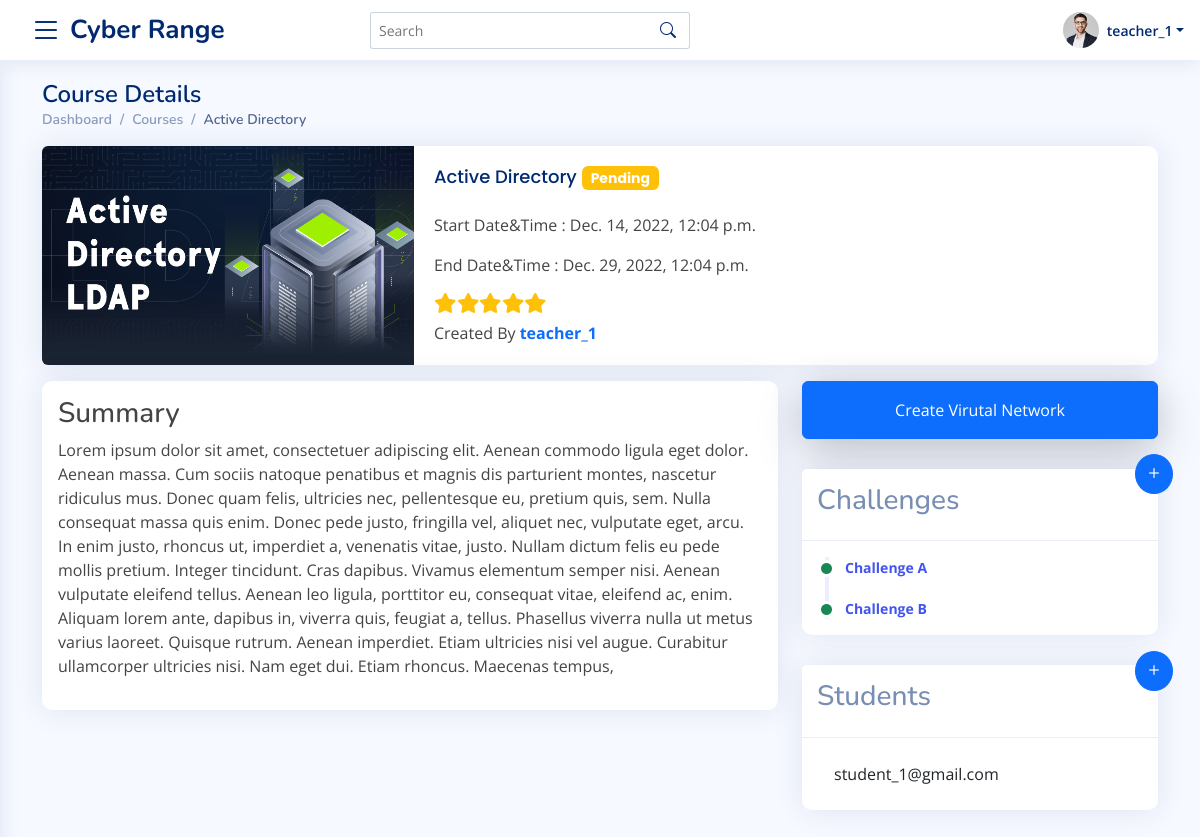
/instructor/courses/12/details (signed in), run on an earlier commit of the app's database.
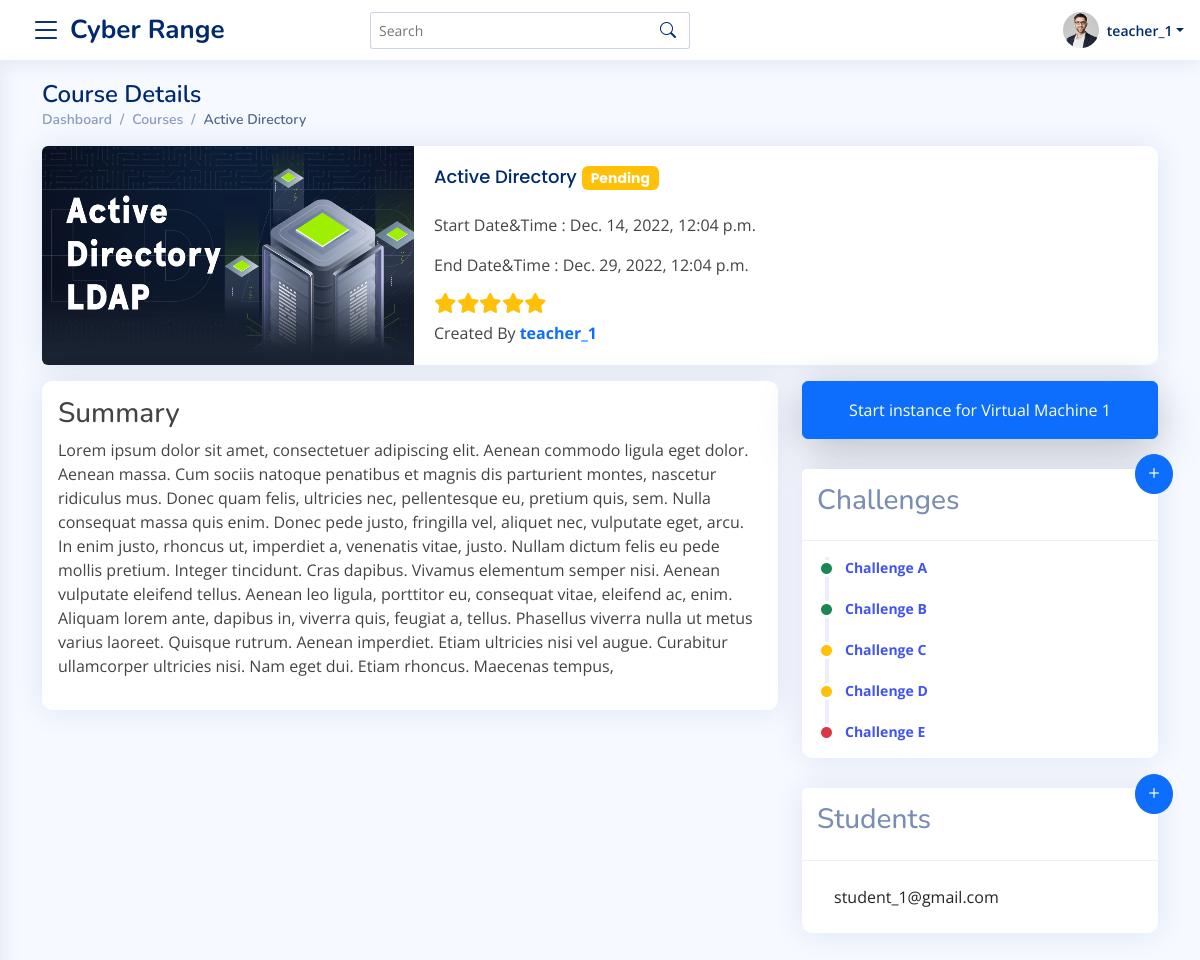
And on a later commit of the database.
### master_app/models.py (models this page shows, shortened)
class CourseChallenge(models.Model):
    course = models.ForeignKey(Course, on_delete=models.CASCADE)
    title = models.CharField(max_length=200)
    description = RichTextField()
    levels = models.CharField(max_length=1, default="1", choices=CHALLENGE_LEVELS)
    def get_difficulty_level(self):
        try:
            return CHALLENGE_LEVELS_TEXT[self.levels]
        except:
            return None

class AssignedStudents(models.Model):
    course = models.ForeignKey(Course, on_delete=models.CASCADE)
    student = models.ForeignKey(User, on_delete=models.CASCADE)
    created_timestamp = models.DateTimeField( auto_now_add=True)
    class Meta:
        unique_together = ('course', 'student')

class Course(models.Model):
    instructor = models.ForeignKey(User, on_delete=models.CASCADE)
    name = models.CharField(max_length=100)
    start_time = models.DateTimeField(auto_now_add=False, default=timezone.now)
    end_time = models.DateTimeField(auto_now_add=False, default=timezone.now)
    created_timestamp = models.DateTimeField( auto_now_add=True )
    description = RichTextField()
    is_approved = models.CharField(max_length=10, choices=APPROVED_CHOICES, default="Pending")
    def get_virtual_network(self):
        try:
            return VirtualNetwork.objects.get(course__id = self.id)
        except:
            return None

class VirtualNetwork(models.Model):
    course = models.ForeignKey(Course, on_delete=models.CASCADE)
    name = models.CharField(max_length=100)
    description = RichTextField()
    operating_system = models.CharField(max_length=3, default=1 , choices=OPERATING_SYSTEM_CHOICES)
    scenarios = models.CharField(max_length=50, default="1" , choices=SCENARIOS_CATEGORYIES)
    rating  = models.CharField(max_length=1 , default="1", choices=RATING_CHOICES)
    ip_address = models.GenericIPAddressField(blank=True, null=True)
    def __str__(self):
        return self.name

### accounts/models.py (models this page shows, shortened)
class User(AbstractBaseUser):
    username = models.CharField(
        verbose_name="Username",
        max_length=255,
        default="",
        blank=True,
        unique=False,
    )
    email = models.EmailField(
        verbose_name='email address',
        max_length=255,
        unique=True,
    )
    is_active = models.BooleanField(default=True, help_text="User is verified and have access to the website. Admin can also block a user by un-check this field")
    is_staff = models.BooleanField(default=False , editable=False) # a admin user; non super-user
    is_superuser = models.BooleanField(default=False, help_text="Superuser of the whole website.") # a superuser
    is_student = models.BooleanField(default=False)
    is_instructor = models.BooleanField(default=False)
    is_admin = models.BooleanField(default=False)
    groups = models.ManyToManyField(
        Group,
        verbose_name=_('groups'),
        blank=True,
        help_text=_(
            'The groups this user belongs to. A user will get all permissions '
            'granted to each of their groups.'
        ),
        related_name="user_groups_set",
        related_query_name="user",
    )
    permissions = models.ManyToManyField(
        Permission,
        verbose_name=_('user permissions'),
        blank=True,
        help_text=_('Specific permissions for this user.'),
        related_name="user_permissions_set",
        related_query_name="user",
    )
    date_joined = models.DateTimeField(_('Date Joined'), blank=True, null=True, auto_now_add=True)
    updated= models.DateTimeField( verbose_name= _('Last Updated Timestamp') , auto_now= True)
    USERNAME_FIELD = 'email'
    REQUIRED_FIELDS = [] # Email & Password are required by default.
    def __str__(self):
        return self.email
    objects = UserManager()

### master_app/views.py (the view)
# urls.py: path("instructor/courses/<int:course_id>/details", views.InstructorCourseDetails, name="instructor-courses-details-url"),
@login_required
@teacher_required
def InstructorCourseDetails(request, course_id):
    template_name = 'master_app/instructor/courseDetails.html'
    try:
        course = Course.objects.get(id = course_id)
        easy_challenges = course.coursechallenge_set.filter(levels = 1)
        medium_challenges = course.coursechallenge_set.filter(levels = 2)
        hard_challenges = course.coursechallenge_set.filter(levels = 3)
        students = course.assignedstudents_set.all()
    except Course.DoesNotExist:
        messages.error(request, "Invalid Course URL")
        return redirect(reverse("courses-all-url"))
    except Exception as e:
        messages.error(request, "Plase try again after some time or contact admin.")
        return redirect(reverse("master_index"))
    context = {
        "course"  : course,
        "easy_challenges" : easy_challenges,
        "medium_challenges" : medium_challenges,
        "hard_challenges" : hard_challenges,
        "students" : students,
        "form" :  NewVirtualNetworkForm(),
        "form_2" :  AddNewStudent(),
    }
    return render(request, template_name, context)

### master_app/forms.py
class NewVirtualNetworkForm(forms.ModelForm):
    class Meta:
        model = VirtualNetwork
        fields = "__all__"

class AddNewStudent(forms.ModelForm):
    class Meta:
        model = AssignedStudents
        fields =  "__all__"

### master_app/templates/master_app/instructor/courseDetails.html (shortened to what the changed rows need)
{%  extends 'base.html' %}
{% load static %}
{% block extra_css %}
<link rel="stylesheet" href="https://cdn.jsdelivr.net/npm/flatpickr/dist/flatpickr.min.css">
<link href="{% static 'assets/vendor/quill/quill.snow.css' %}" rel="stylesheet">
<link href="{% static 'assets/vendor/quill/quill.bubble.css' %}" rel="stylesheet">
{% endblock %}
{% block content %}
<main id="main" class="main">
    <section class="section dashboard">
        <div class="container">
            <div class="pagetitle">
                <h1>Course Details</h1>
                <nav>
                  <ol class="breadcrumb">
                    <li class="breadcrumb-item"><a href="{% url 'instructor-dasboard-url' %}">Dashboard</a></li>
                    <li class="breadcrumb-item "><a href="{% url 'courses-all-url' %}">Courses</a></li>
                    <li class="breadcrumb-item active">{{ course.name }}</li>
                  </ol>
                </nav>
              </div>
            <div class="row">
                <div class="col-12">
              <div class="card mb-3">
                <div class="row g-0">
                  <div class="col-md-8">
                    <div class="card-body">
                      <h5 class="card-title">{{ course.name }}
                        {% if course.is_approved == "Pending" %}
                    <span class="badge bg-warning text-white fw-bolder">Pending</span>
                  {% elif course.is_approved == "Approved" %}
                    <span class="badge bg-success text-white fw-bolder">Approved</span>
                  {% elif course.is_approved == "Rejected"  %}
                    <span class="badge bg-danger text-white fw-bolder">Rejected</span>
                  {% endif %}</h5>
                      <p>Start Date&Time : {{ course.start_time }}</p>
                      <p>End Date&Time : {{ course.end_time }}</p>
                      <p class="mb-1"><i class="fas fa-star text-warning fs-5" ></i><i class="fas fa-star text-warning fs-5" ></i><i class="fas fa-star text-warning fs-5" ></i><i class="fas fa-star text-warning fs-5" ></i><i class="fas fa-star text-warning fs-5" ></i></p>
                      <p class="mb-0">Created By <strong class="text-primary fw-bolder">{{ course.instructor.username }}</strong></p>
                    </div>
                  </div>
                </div>
              </div>
                </div>
            </div>
            <div class="row">
                <div class="col-lg-8">
                  <div class="card">
                    <div class="card-body p-3">
                      <h3>Summary</h3>
                      {{ course.description|safe }}
                    </div>
                  </div>
                </div>
                <div class="col-lg-4">
                  <div class="card bg-transparent p-0 ">
                    <div class="card-body p-0 shadow-none">
                      {% if course.get_virtual_network %}
                        <a class="btn btn-primary py-3 shadow-lg w-100 " href="#!">Start instance for {{ course.get_virtual_network }}</a>
                      {% else %}
                        <a class="btn btn-primary py-3 shadow-lg w-100 " href="#virutal_network_modal" data-bs-toggle="modal">Create Virutal Network</a>
                      {% endif %}
                    </div>
                  </div>
                  <div class="card">
                    <div class="card-body p-3">
                      <div class="activity">
                        {% if easy_challenges %}
                            {% for ch in easy_challenges %}
                            <div class="activity-item d-flex">
                              <i class='bi bi-circle-fill activity-badge text-success align-self-start'></i>
                              <div class="activity-content">
                                <a href="#verticalycentered_{{ ch.course.id }}_{{ ch.id }}" class="fw-bold " data-bs-toggle="modal" >{{ ch.title }}</a>
                              </div>
                            </div>
                            {% endfor %}
                      {% endif %}
                      {% if medium_challenges %}
                            {% for ch in medium_challenges %}
                            <div class="activity-item d-flex">
                              <i class='bi bi-circle-fill activity-badge text-warning align-self-start'></i>
                              <div class="activity-content">
                                <a href="#verticalycentered_{{ ch.course.id }}_{{ ch.id }}" class="fw-bold " data-bs-toggle="modal" >{{ ch.title }}</a>
                              </div>
                            </div>
                            {% endfor %}
                      {% endif %}
                      {% if hard_challenges %}
                            {% for ch in hard_challenges %}
                            <div class="activity-item d-flex">
                              <i class='bi bi-circle-fill activity-badge text-danger align-self-start'></i>
                              <div class="activity-content">
                                <a href="#verticalycentered_{{ ch.course.id }}_{{ ch.id }}" class="fw-bold " data-bs-toggle="modal" >{{ ch.title }}</a>
                              </div>
                            </div>
                            {% endfor %}
                      {% endif %}
                      </div>
                    </div>
                  </div>
                  <div class="card">
                    <div class="card-body p-3">
                      <ul class="list-group list-group-flush">
                        {% if students %}
                          {% for std in students %}
                            <li class="list-group-item">{{std.student.email }}</li>
                          {% endfor %}
                        {% endif %}
                      </ul>
                    </div>
                  </div>
                </div>
            </div>
        </div>
    </section>
</main>
{% endblock %}

What changed in the data, as far as the page shows it:
shown differently, row unchanged: Course "Active Directory": get_virtual_network (not shown) → "Virtual Machine 1"
added CourseChallenge: title "Challenge C"
added CourseChallenge: title "Challenge D"
added CourseChallenge: title "Challenge E"
Also different on the page:
text no longer shown: "Create Virutal Network"
text now shown: "Start instance for"
